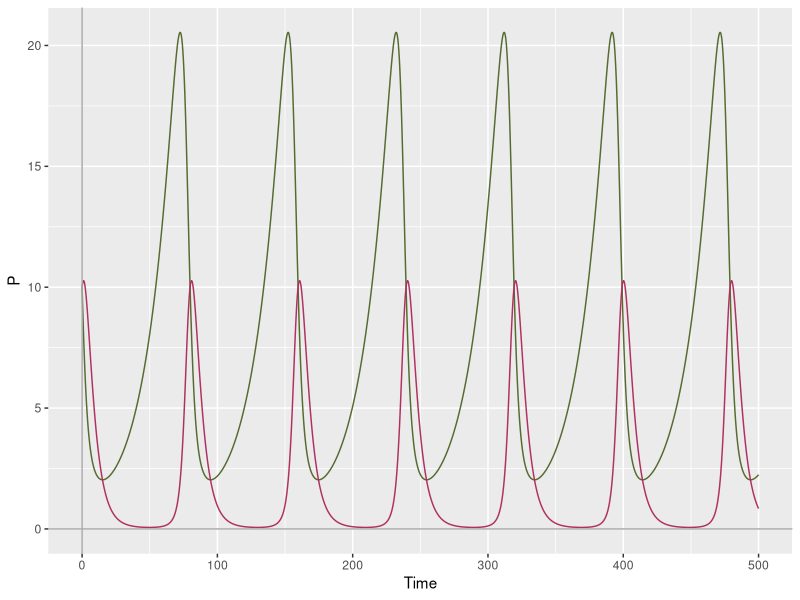
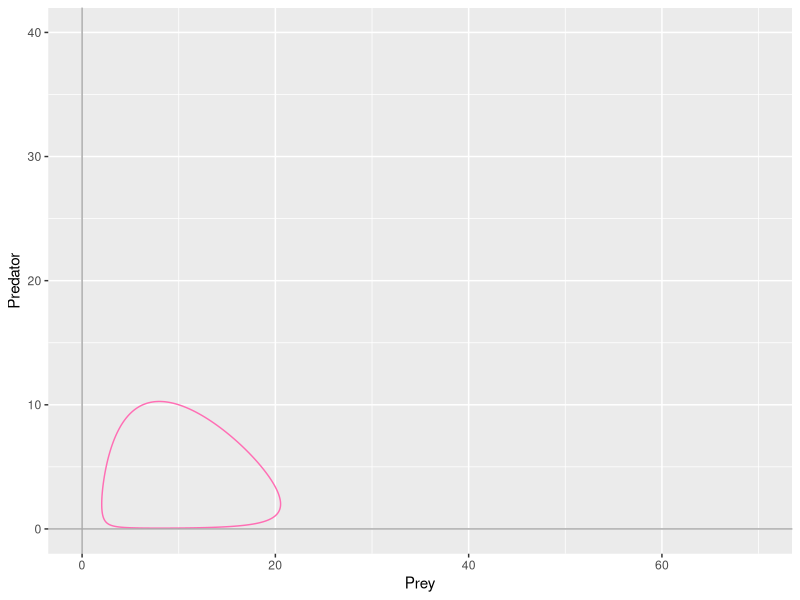
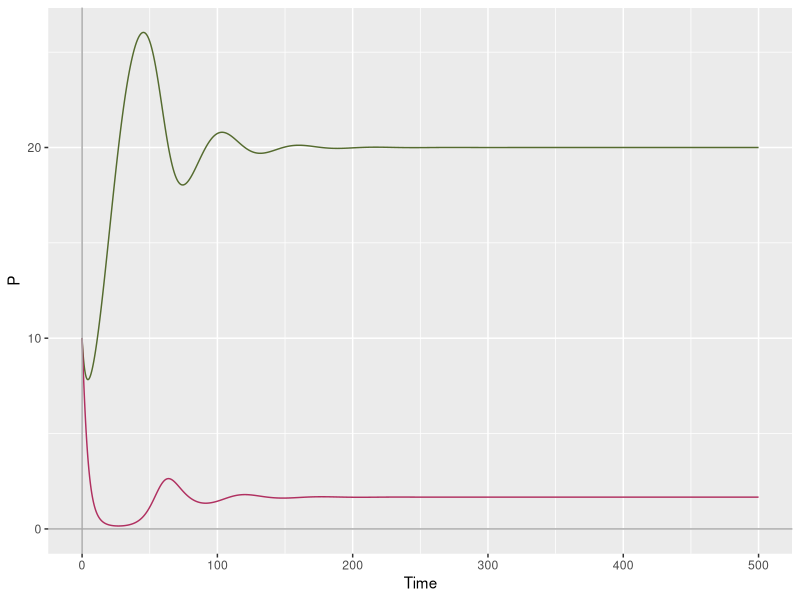
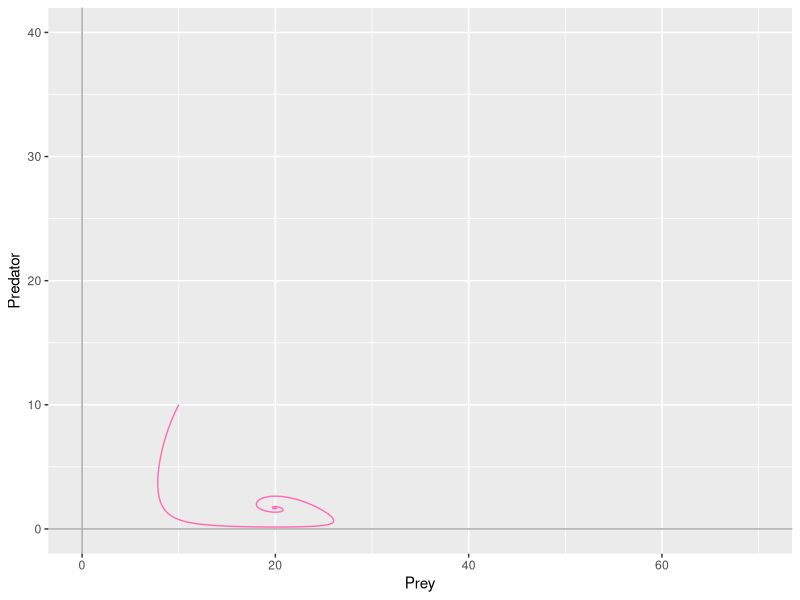
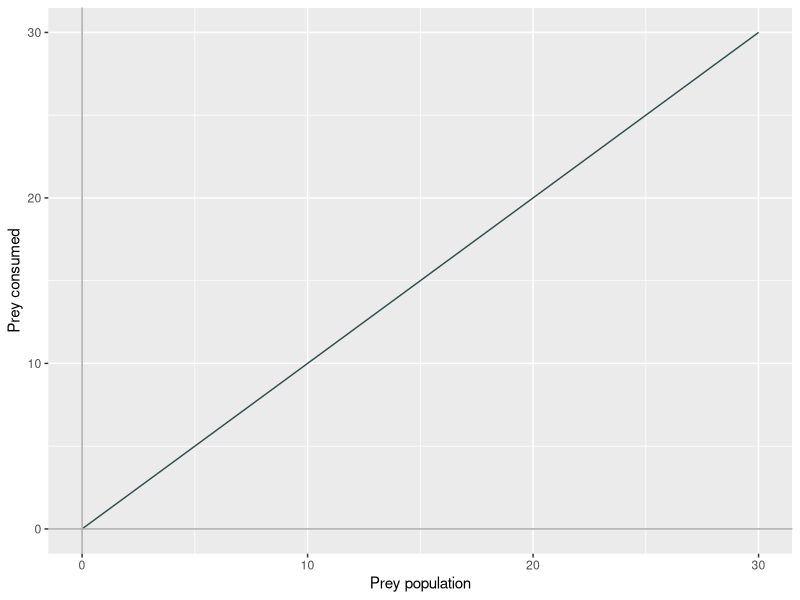

Write R code to recreate these figures, in order.
#the predator-prey lotka-volterra model
#implementation of the base LV model

LG <- function(t,state,parameters){ ##logistic grown function, that takes a set of parameter values, initial conditions and a time sequence
  with(as.list(c(state, parameters)),{ ##"with" is a function that allows us to use the variable names directly - it looks for r, K and P in state and parameters
    
    dP <- r*(1-P/K)*P ##this is our logistic equation governing the rate of change of P
    
    return(list(dP)) ## return the rate of change - it needs to be a list
  }) # end with(as.list ...
}

#modify this function to include two differential equations representing a predator-prey LV model
#the two equations must be included within the same function
#using ode() function, like last time 

install.packages("deSolve")
library(deSolve)

LV <- function(t,state,parameters){
  with(as.list(c(state, parameters)),{
    # rate of change
    dX <- a*X - b*X*Y
    dY <- c*X*Y - d*Y
    
    # return the rate of change
    list(c(dX, dY))
  }) # end with(as.list ...
}


parameters <- c(a=0.05, b=0.025, c=0.025, d=0.2)
state <- c(X=10, Y=10)
times <- seq(0,500,by=0.01)
out <- ode(y=state, times = times, func = LV, parms = parameters)
out.df <- data.frame(out)

#plotting the output 
install.packages("ggplot")
library(ggplot2)

ggplot(data = out.df)+
  geom_line(mapping=aes(x=time,y=X),color="darkolivegreen") +
  geom_line(mapping=aes(x=time,y=Y),color="maroon") +
  geom_hline(yintercept=0,color="darkgrey") +
  geom_vline(xintercept=0,color="darkgrey") +
  labs(x = "Time", y = "P")

#plotting the changes in populations through time in phase space 

ggplot(data = out.df)+
  geom_path(mapping=aes(x=X,y=Y),color="hotpink1") +
  xlim(0,70) +
  ylim(0,40) +
  geom_hline(yintercept=0,color="darkgrey") +
  geom_vline(xintercept=0,color="darkgrey") +
  labs(x = "Prey", y = "Predator")

#when all parameters increased, phase space circle is smaller 
#when all parameters decresed, phase space larger and less circular 

#prey growth rate: exponential vs logistic 
#in the original LV model, prey growth rate is exponential in absence of predator 
#change the equation to include a logistic growth instead 

LV.lg <- function(t,state,parameters){
  with(as.list(c(state, parameters)),{
    # rate of change
    dX <- a*X*(1-X/K) - b*X*Y
    dY <- c*X*Y - d*Y
    
    # return the rate of change
    list(c(dX, dY))
  }) # end with(as.list ...
}

parameters <- c(a=0.1, b=0.02, c=0.02, d=0.4, K=30)
state <- c(X=10, Y=10)
times <- seq(0,500,by=0.01)
out <- ode(y=state, times = times, func = LV.lg, parms = parameters)
out.df <- data.frame(out)

ggplot(data = out.df)+
  geom_line(mapping=aes(x=time,y=X),color="darkolivegreen") +
  geom_line(mapping=aes(x=time,y=Y),color="maroon") +
  geom_hline(yintercept=0,color="darkgrey") +
  geom_vline(xintercept=0,color="darkgrey") +
  labs(x = "Time", y = "P")

ggplot(data = out.df)+
  geom_path(mapping=aes(x=X,y=Y),color="hotpink1") +
  xlim(0,70) +
  ylim(0,40) +
  geom_hline(yintercept=0,color="darkgrey") +
  geom_vline(xintercept=0,color="darkgrey") +
  labs(x = "Prey", y = "Predator")

#incorporating functional response 
#at some point predators will not be able to increase their prey intake further 
#the rate at which predators can consume prey is called functional response 
#three types of functional response, including the liner one (type I) that is captured by terms in the original LV equations 
#A controls the slope of the functional response - high value indicates poor pred hunting efficiency

#A <- 0.005
A <- 0
x <- seq(0,30,0.1)
y <- x/(1+A*x)
ggplot()+
  geom_line(mapping=aes(x=x,y=y),color="darkslategrey") +
  geom_hline(yintercept=0,color="darkgrey") +
  geom_vline(xintercept=0,color="darkgrey") +
  labs(x = "Prey population", y = "Prey consumed")
